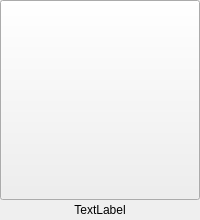
<?xml version="1.0" encoding="UTF-8"?>
<ui version="4.0">
 <class>ModelPanel1Key</class>
 <widget class="QWidget" name="ModelPanel1Key">
  <property name="geometry">
   <rect>
    <x>0</x>
    <y>0</y>
    <width>200</width>
    <height>220</height>
   </rect>
  </property>
  <property name="minimumSize">
   <size>
    <width>200</width>
    <height>220</height>
   </size>
  </property>
  <property name="maximumSize">
   <size>
    <width>200</width>
    <height>220</height>
   </size>
  </property>
  <property name="windowTitle">
   <string>Form</string>
  </property>
  <layout class="QGridLayout" name="gridLayout">
   <property name="leftMargin">
    <number>0</number>
   </property>
   <property name="topMargin">
    <number>0</number>
   </property>
   <property name="rightMargin">
    <number>0</number>
   </property>
   <property name="bottomMargin">
    <number>0</number>
   </property>
   <property name="spacing">
    <number>0</number>
   </property>
   <item row="0" column="0">
    <widget class="QPushButton" name="key_1">
     <property name="minimumSize">
      <size>
       <width>200</width>
       <height>200</height>
      </size>
     </property>
     <property name="maximumSize">
      <size>
       <width>200</width>
       <height>200</height>
      </size>
     </property>
     <property name="text">
      <string/>
     </property>
    </widget>
   </item>
   <item row="1" column="0">
    <widget class="QLabel" name="addr">
     <property name="text">
      <string>TextLabel</string>
     </property>
     <property name="alignment">
      <set>Qt::AlignCenter</set>
     </property>
    </widget>
   </item>
  </layout>
 </widget>
 <resources/>
 <connections/>
</ui>
